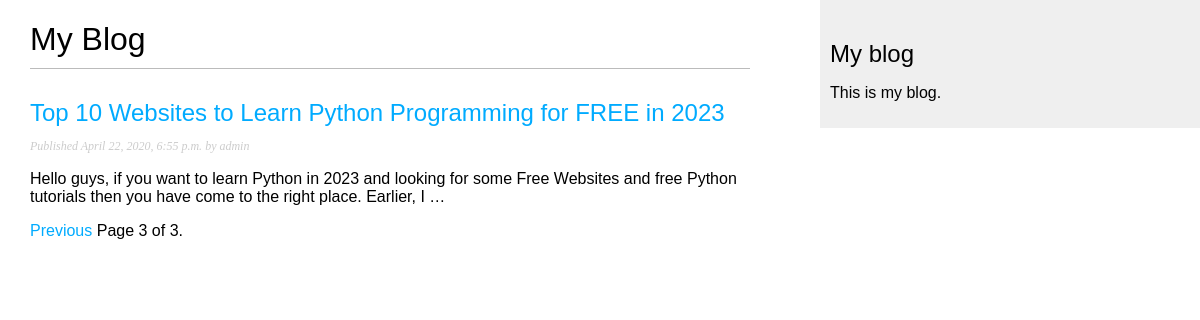
Page /blog/?page=3 on the committed database.
### blog/models.py (models this page shows, shortened)
class Post(models.Model):
    class Status(models.TextChoices):
        DRAFT = 'DF', 'Draft'
        PUBLISHED = 'PD', 'Published'
    title = models.CharField(max_length=250)
    slug = models.SlugField(max_length=250, unique_for_date="publish")
    author = models.ForeignKey(User, on_delete=models.CASCADE, related_name='blog_posts')
    body = models.TextField()
    publish = models.DateTimeField(default=timezone.now)
    created = models.DateTimeField(auto_now_add=True)
    updates = models.DateTimeField(auto_now=True)
    status = models.CharField(
        max_length=2, choices=Status.choices, default=Status.DRAFT
    )
    objects = models.Manager()  # The default manager.
    published = PublishedManager()  # Our custom manager.
    class Meta:
        ordering = ['-publish']
        indexes = [
            models.Index(fields=['-publish']),
        ]
    def get_absolute_url(self):
        return reverse(
            "blog:post_detail",
            args=[self.publish.year, self.publish.month, self.publish.day, self.slug]
        )

### blog/views.py (the view)
# urls.py: path("", views.PostListView.as_view(), name="post_list"),
class PostListView(ListView):
    queryset = Post.published.all()
    context_object_name = 'posts'
    paginate_by = 3
    template_name = "blog/post/list.html"

### blog/templates/blog/post/list.html (shortened to what this page needs)
{% extends "blog/base.html" %}
{% block content %}
    <h1>My Blog</h1>
    {% for post in posts %}
        <h2>
            <a href="{{ post.get_absolute_url }}">
                {{ post.title }}
            </a>
        </h2>
        <p class="date">
            Published {{ post.publish }} by {{ post.author }}
        </p>
    {{ post.body|truncatewords:30|linebreaks }}
    {% endfor %}
{% include "paginator.html" with page=page_obj %}
{% endblock %}

### blog/static/css/blog.css (style rules this page uses)
body { margin:0; padding:0; font-family:helvetica, sans-serif; }
a { color:#00abff; text-decoration:none; }
h1 { font-weight:normal; border-bottom:1px solid #bbb; padding:0 0 10px 0; }
h2 { font-weight:normal; margin:30px 0 0; }
p.date { color:#ccc; font-family: georgia, serif; font-size: 12px; font-style: italic; }

### rows in the picture
Post: title "Top 10 Websites to Learn Python Programming for FREE in 2023", publish "April 22, 2020, 6:55 p.m.", author "admin", body "Hello guys, if you want to learn Python in 2023 and looking for some Free Websites and free Python tutorials then you have come to the right place. Earlier, I …"

### other values in the picture
{{ page.number }} "3"
{{ page.paginator.num_pages }} "3"
